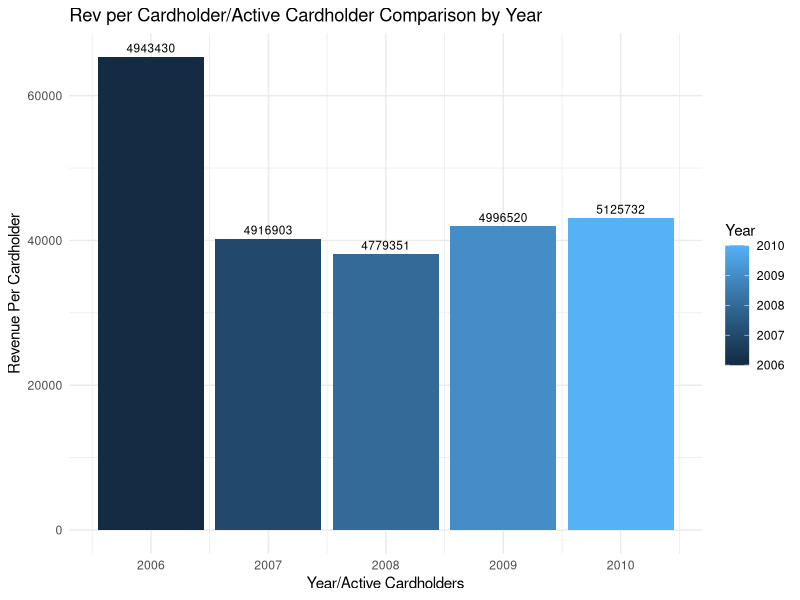

This figure's R source:
## ---- chunk 1
knitr::opts_chunk$set(echo = TRUE)
## ---- chunk 2
library(dplyr)
library(ggplot2)
library(knitr)
library(magrittr)
library(tidyverse)
library(tidyr)
library(knitr)
## ---- chunk 3
setwd("C:/Users/titil/OneDrive/Documents/UPLIFT/Module 2/Assignment 2")

lib_6<-read.csv("lib_2006.csv")
lib_7<-read.csv("lib_2007.csv")
lib_8<-read.csv("lib_2008.csv")
lib_9<-read.csv("lib_2009.csv")
lib_10<-read.csv("lib_2010.csv")

## ---- chunk 4
headers<-c("Library", "Year", "City", "Library.Service.Type", "X..of.Active.Library.Cardholders", 
"Total.Operating.Revenues", "Total.Operating.Expenditures")

lib6 <-lib_6[headers]
lib7 <-lib_7[headers]
lib8 <-lib_8[headers]
lib9 <-lib_9[headers]
lib10 <-lib_10[headers]
## ---- chunk 5
libs_all<-rbind(lib6, lib7, lib8, lib9, lib10)
knitr::kable(head(libs_all, 5))
## ---- chunk 6
rev_exp_cardholders <- libs_all %>%
  mutate(
    rev.cardholders = `Total.Operating.Revenues` / `X..of.Active.Library.Cardholders`,
    exp.cardholders = `Total.Operating.Expenditures` / `X..of.Active.Library.Cardholders`,
    net.income = `Total.Operating.Revenues` - `Total.Operating.Expenditures`
  )

knitr::kable(head(rev_exp_cardholders, 5))

## ---- chunk 7
rev_exp_cardholders<-rev_exp_cardholders%>%
  mutate(
    rev.cardholders=ifelse(is.infinite(rev.cardholders),0,`rev.cardholders`), 
    exp.cardholders=ifelse(is.infinite(exp.cardholders),0,`exp.cardholders`),
    net.income=ifelse(is.nan(net.income),0,`net.income`)
  )
    
knitr::kable(head(rev_exp_cardholders, 5))

## ---- chunk 8
data_rev6<-rev_exp_cardholders%>%
  aggregate(cbind(X..of.Active.Library.Cardholders, rev.cardholders) ~Year, 
            data = ., sum)
data_rev6<-data_rev6%>%
  arrange(desc(rev.cardholders))
knitr::kable(data_rev6)
## ---- chunk 9

ggplot(data_rev6, aes(x = `Year`, y = `rev.cardholders`, fill = `Year`)) +
  geom_bar(stat = "identity") +
  geom_text(aes(label = X..of.Active.Library.Cardholders), vjust = -0.5, color = "black", size = 3) +
  labs(title = "Rev per Cardholder/Active Cardholder Comparison by Year",
       x = "Year/Active Cardholders",
       y = "Revenue Per Cardholder") +
  theme_minimal()

## ---- chunk 10
data_rev<-aggregate(cbind(X..of.Active.Library.Cardholders, rev.cardholders,exp.cardholders) ~Year, 
  data = rev_exp_cardholders, sum)
data_rev<-data_rev%>%
  arrange(desc(rev.cardholders))
knitr::kable(data_rev)

## ---- chunk 11
data_rev2<-rev_exp_cardholders%>%
  aggregate(cbind(X..of.Active.Library.Cardholders, rev.cardholders,exp.cardholders) ~Library.Service.Type,
  data = ., sum)%>%
  arrange(desc(rev.cardholders))
knitr::kable(data_rev2)

## ---- chunk 12
data_rev3<-rev_exp_cardholders%>%
  aggregate(cbind(X..of.Active.Library.Cardholders, rev.cardholders,exp.cardholders) ~Library, 
  data = ., sum)%>%
  arrange(desc(rev.cardholders))%>%
head(n=5)
knitr::kable(data_rev3)

## ---- chunk 13
data_rev4<-rev_exp_cardholders%>%
  aggregate(cbind(X..of.Active.Library.Cardholders, rev.cardholders, Total.Operating.Revenues, net.income) ~Library.Service.Type, 
  data=., sum)%>%
  arrange(desc(net.income))
knitr::kable(data_rev4)

## ---- chunk 14
data_rev5<-rev_exp_cardholders%>%
  aggregate(cbind(X..of.Active.Library.Cardholders, rev.cardholders, exp.cardholders, net.income) ~Library, 
            data = ., sum)%>%
 arrange(desc(net.income))%>%
   slice(c(1:10, (n()-9): n()))
knitr::kable(data_rev5)

